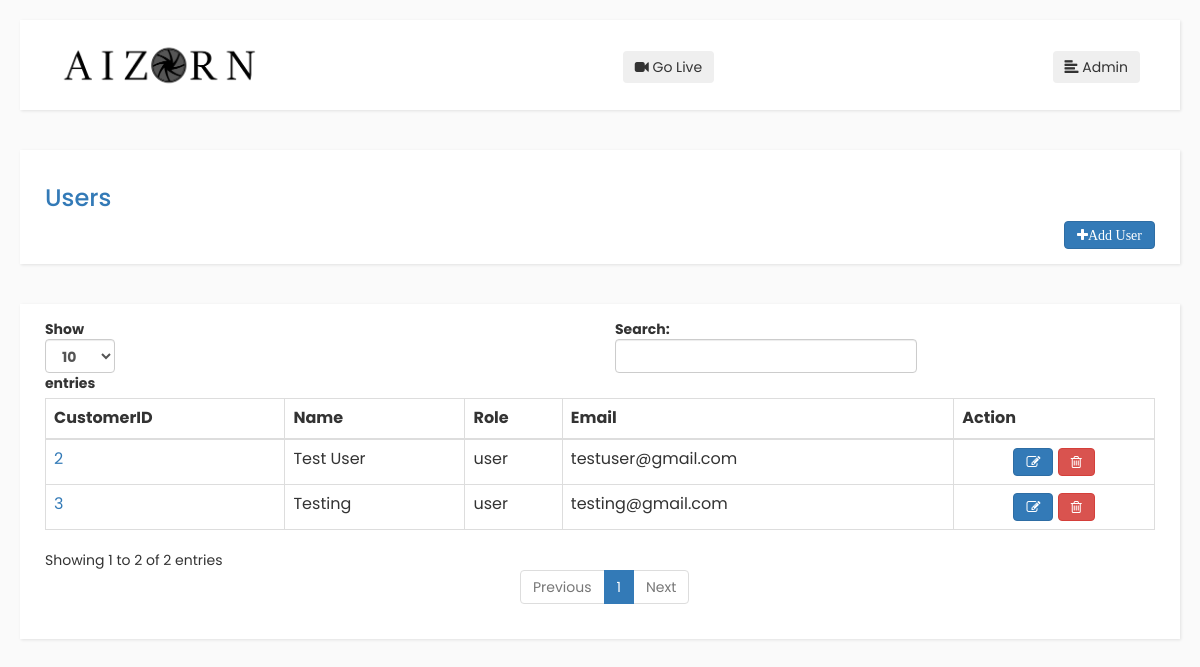
The page /users (signed in) on the database as committed earlier.
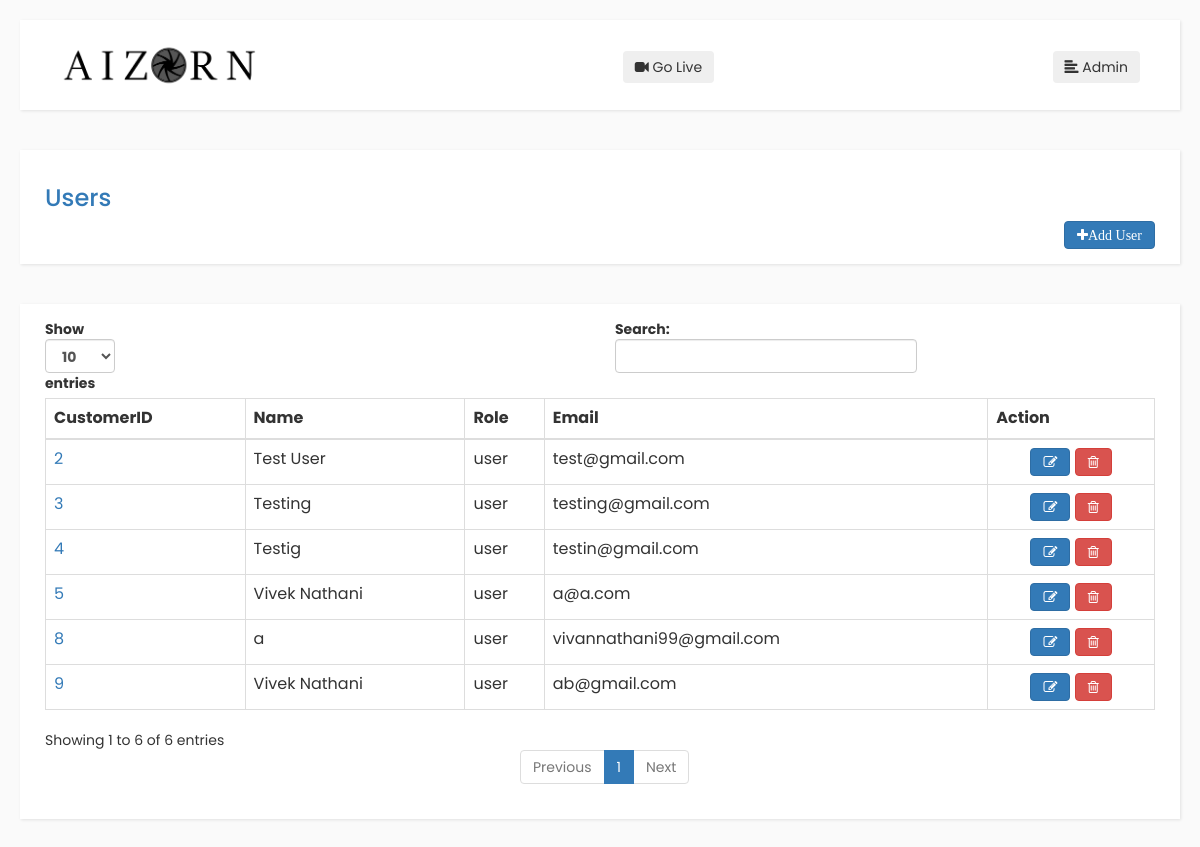
The same page on the database as committed later.
### tables this page shows
CREATE TABLE users (id INTEGER PRIMARY KEY AUTOINCREMENT, email UNIQUE, password TEXT, role TEXT, display_name TEXT, created_timestamp DATETIME DEFAULT CURRENT_TIMESTAMP);

### app.py (the view)
@application.route('/users', methods=['GET', 'PUT', 'DELETE'])
def users():
    print(request.method)
    if 'user_name' and 'role' in session and session['role'] == 'admin':
        if request.method == 'GET':
            return get_users()
        elif request.method == 'PUT':
            return update_user(request.json)
        else:
            return delete_user(request.json)
    else:
        return render_template('index.html', unauthorized=True)

### app.py (called while the page is built)
@application.before_request
def make_session_permanent():
    session.permanent = True
    application.permanent_session_lifetime = timedelta(minutes=5)

### config/accounts.py (called while the page is built)
def get_users():
    logging.info('Running fetch users...')
    if 'user_name' in session:
        users = select_query("SELECT * FROM users where role='user'")
        return render_template('users.html', username=session['user_name'], users=users, role=session['role'])
    else:
        return render_template('index.html', unauthorized=True)

### data/db.py (called while the page is built)
def connection():
    try:
        return sqlite3.connect(module_directory + "/dimon.db", isolation_level=None)
    except Exception as e:
        logging.error("Failed to connect database: %s", e)
        return False

def dict_factory(cursor, row):
    d = {}
    for idx, col in enumerate(cursor.description):
        d[col[0]] = row[idx]
    return d

def select_query(query, data=None):
    try:
        db = connection()
        db.row_factory = dict_factory
        cursor = db.cursor()
        if data:
            cursor.execute(query, data)
        else:
            cursor.execute(query)
        return cursor.fetchall()
    except Exception as e:
        logging.error("Failed select query: %s", e)
        return None

### templates/users.html (shortened to what this page needs)
{% extends 'dashboard.html' %}
{% block content %}
        <div class="navbar">
            <div class="container-fluid">
                <div class="card shadow mb-4">
                    <div class="card-header">
                      <h3 class="m-0 font-weight-bold text-primary">Users</h3>
                        <a class="btn btn-primary" href="{{ url_for('users_add') }}" style="float: right;">
                            <i class="fa fa-plus"><span>Add User</span></i>
                        </a>
                    </div>
                </div>
            </div>
        </div>
        <div class="navbar">
        <div class="container-fluid">
          <div class="card shadow mb-4">
            <div class="card-body">
              <div class="table-responsive" style="overflow: hidden;">
                  <table class="table table-bordered" id="dataTable" width="100%" cellspacing="0">
                  <thead>
                    <tr>
                      <th>CustomerID</th>
                      <th>Name</th>
                      <th>Role</th>
                      <th>Email</th>
                      <th>Action</th>
                    </tr>
                  </thead>
                  <tbody>
                  {% if users %}
                        {% for user in users %}
                          <tr>
                            <td><a class="btn-link" href="/">{{ user.id }}</a></td>
                            <td class="">{{ user.display_name }}</td>
                            <td>{{ user.role }}</td>
                            <td>{{ user.email }}</td>
                            <td align="center">
                                <button class="btn btn-primary edit" data-field="{{ user.id }}"><i class="fa fa-edit"></i></button>
                                <button class="btn btn-danger delete" data-field="{{ user.id }}"><i class="fa fa-trash-o"></i></button>
                            </td>
                          </tr>
                  {% else %}
                      <tr>
                        <td colspan="5">No data</td>
                      </tr>
                    {% endfor %}
                  {% endif %}
                  </tbody>
                </table>
            </div>
            </div>
          </div>
        </div>
    </div>
    <br><br>
{% endblock %}

### templates/dashboard.html (shortened to what this page needs)
<html lang="en">
<head>
        <link rel="stylesheet" href="https://maxcdn.bootstrapcdn.com/font-awesome/4.4.0/css/font-awesome.min.css">
        <link rel="stylesheet" href="https://cdnjs.cloudflare.com/ajax/libs/twitter-bootstrap/3.3.7/css/bootstrap.css">
        <link rel="stylesheet" href="https://maxcdn.bootstrapcdn.com/bootstrap/3.3.7/css/bootstrap.min.css">
        <link rel="stylesheet" href="{{ url_for('static', filename='css/style3.css') }}">
        <link rel="stylesheet" href="https://cdnjs.cloudflare.com/ajax/libs/malihu-custom-scrollbar-plugin/3.1.5/jquery.mCustomScrollbar.min.css">
</head>
<body>
    <div class="wrapper">
        <div id="content">
            <nav class="navbar navbar-default">
                <div class="container-fluid">
                    <div class="navbar-header">
                        <img class="banner-logo"
                             src="{{ url_for('static', filename='logo.png') }}" alt="logo" style=" height: 60px !important;">
                    </div>
                    <div class="navbar-header" style="margin-left: 31%; margin-top: 8px;">
                        <button type="button" id="golive" class="btn navbar-btn" style="background-colour: #4c4c4c;">
                            <i class="fa fa-video-camera" aria-hidden="true"></i>
                            <span>Go Live</span>
                        </button>
                    </div>
                    <div class="collapse navbar-collapse" id="bs-example-navbar-collapse-1" style="float: right; margin-top: 8px;">
                        <button type="button" id="sidebarCollapse" class="btn navbar-btn" style="background-colour: #4c4c4c;">
                            <i class="glyphicon glyphicon-align-left"></i>
                            <span>{{ username }}</span>
                        </button>
                    </div>
                </div>
            </nav>
            {% block content %}
            {% endblock %}
        </div>
    </div>
    </body>
</html>

### static/css/style3.css (style rules this page uses)
body { font-family: 'Poppins', sans-serif; background: #fafafa; }
a, a:hover, a:focus { color: inherit; text-decoration: none; transition: all 0.3s; }
.navbar { padding: 15px 10px; background: #fff; border: none; border-radius: 0; margin-bottom: 40px; box-shadow: 1px 1px 3px rgba(0, 0, 0, 0.1); }
.navbar-btn { box-shadow: none; outline: none !important; border: none; }
#content { width: 100%; padding: 20px; min-height: 100vh; transition: all 0.3s; position: absolute; top: 0; right: 0; }

Rows that differ between the two databases and show on the page:
changed users "Test User": email "testuser@gmail.com" → "test@gmail.com"
added users: id "4", display_name "Testig", role "user", email "testin@gmail.com"
added users: id "5", display_name "Vivek Nathani", role "user", email "a@a.com"
added users: id "8", display_name "a", role "user", email "vivannathani99@gmail.com"
added users: id "9", display_name "Vivek Nathani", role "user", email "ab@gmail.com"
Other text that changed with them:
text written by a page script: "Show entries Search: Showing 1 to 2 of 2 entries Previous 1 Next" → "Show entries Search: Showing 1 to 6 of 6 entries Previous 1 Next"
